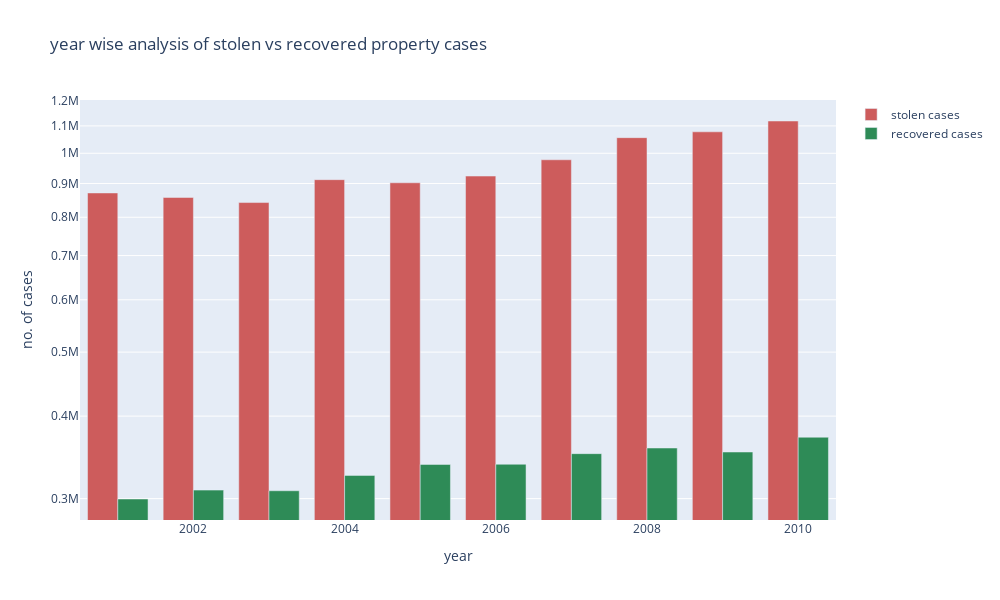

Notebook code cell kept with this figure:
### Code cell
fig = go.Figure()
fig.add_trace(go.Bar(x=cases_year['YEAR'],
                    y=cases_year['CASES_PROPERTY_STOLEN'],
                    name="stolen cases",
                    marker_color="indianred"))
fig.add_trace(go.Bar(x=cases_year['YEAR'],
                    y=cases_year['CASES_PROPERTY_RECOVERED'],
                    name="recovered cases",
                    marker_color="seagreen"))
fig.update_layout(title ="year wise analysis of stolen vs recovered property cases",
                 xaxis_title ="year",
                 yaxis_title ="no. of cases",
                 yaxis_type ="log",
                  barmode="group",
                 height =600,
                 width =1000)
fig.show()

### Figure 1 — Plotly figure (JSON) as saved in the notebook; plotly's stock layout.template omitted (floating-point values rounded to 4 significant figures)
{"data": [{"marker": {"color": "indianred"}, "name": "stolen cases", "type": "bar", "x": [2010, 2009, 2008, 2007, 2006, 2004, 2005, 2001, 2002, 2003], "y": [1119066, 1077643, 1055947, 977597, 923607, 912123, 902267, 870858, 857257, 842126]}, {"marker": {"color": "seagreen"}, "name": "recovered cases", "type": "bar", "x": [2010, 2009, 2008, 2007, 2006, 2004, 2005, 2001, 2002, 2003], "y": [371634, 352975, 357930, 350947, 338208, 325307, 337986, 299628, 309051, 308355]}], "layout": {"barmode": "group", "height": 600, "title": {"text": "year wise analysis of stolen vs recovered property cases"}, "width": 1000, "xaxis": {"title": {"text": "year"}}, "yaxis": {"title": {"text": "no. of cases"}, "type": "log"}}}
